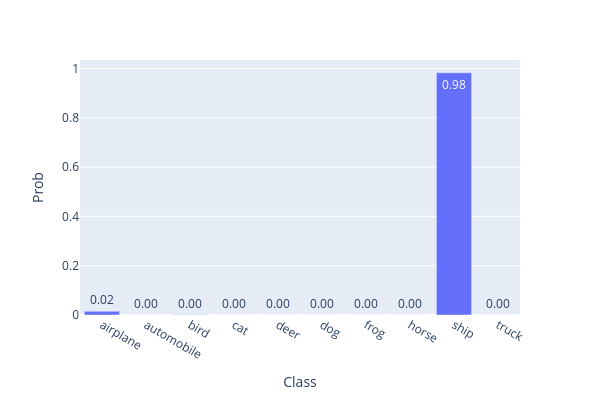

The cell this chart's notebook holds for it:
### Markdown cell above
Let's see how well our ResNet performs on the first few inputs!

### Code cell
# def test_resnet_on_random_input(model: ResNet34, n_inputs: int = 3, seed: int | None = 42):
#     if seed is not None:
#         np.random.seed(seed)
#     indices = np.random.choice(len(cifar_trainset), n_inputs).tolist()
#     classes = [cifar_trainset.classes[cifar_trainset.targets[i]] for i in indices]
#     imgs = cifar_trainset.data[indices]
#     device = next(model.parameters()).device
#     with t.inference_mode():
#         x = t.stack(list(map(IMAGENET_TRANSFORM, imgs)))
#         logits: Tensor = model(x.to(device))
#     probs = logits.softmax(-1)
#     if probs.ndim == 1:
#         probs = probs.unsqueeze(0)
#     for img, label, prob in zip(imgs, classes, probs):
#         display(HTML(f"<h2>Classification probabilities (true class = {label})</h2>"))
#         imshow(img, width=200, height=200, margin=0, xaxis_visible=False, yaxis_visible=False)
#         bar(prob, x=cifar_trainset.classes, width=600, height=400, text_auto=".2f", labels={"x": "Class", "y": "Prob"})


# test_resnet_on_random_input(trainer.model)

### Figure 1 — Plotly figure (JSON) as saved in the notebook; plotly's stock layout.template omitted (floating-point values rounded to 4 significant figures)
{"data": [{"hovertemplate": "Class=%{x}<br>Prob=%{y}<extra></extra>", "legendgroup": "", "marker": {"color": "#636efa", "pattern": {"shape": ""}}, "name": "", "orientation": "v", "showlegend": false, "textposition": "auto", "texttemplate": "%{y:.2f}", "type": "bar", "x": ["airplane", "automobile", "bird", "cat", "deer", "dog", "frog", "horse", "ship", "truck"], "xaxis": "x", "y": [0.01511, 0.0003205, 0.0006295, 0.0004373, 6.712e-05, 4.084e-05, 4.457e-05, 3.46e-05, 0.9829, 0.0004625], "yaxis": "y"}], "layout": {"barmode": "relative", "height": 400, "legend": {"tracegroupgap": 0}, "margin": {"t": 60}, "width": 600, "xaxis": {"anchor": "y", "domain": [0, 1], "title": {"text": "Class"}}, "yaxis": {"anchor": "x", "domain": [0, 1], "title": {"text": "Prob"}}}}
